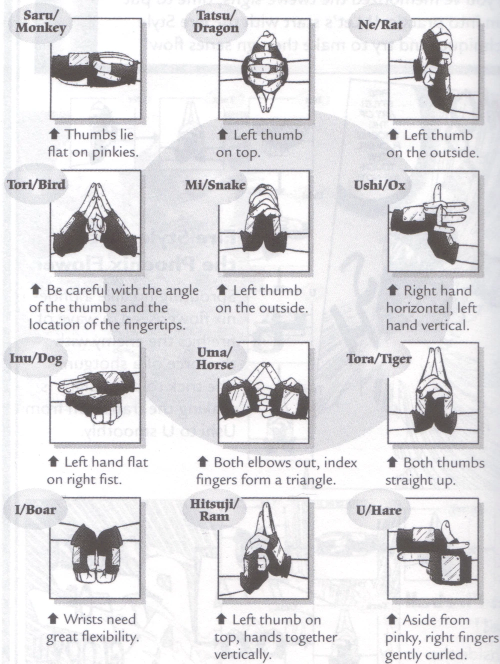
#> input picture Hand.webp, 1000 x 1327 px (shown at 1/2 size)
$ python -i features_extraction.py   (imports and definitions only)
#> lines starting #> are read from the running program, lines starting #| are printed output that depends on the picture; after the words box and inside, x2 and y2 are one past the last pixel; in counts of white or black regions, pixels touching at a corner belong together
from skimage.feature import hog
from skimage import color, exposure
import cv2
import numpy as np

def extract_hog(image):
    # Convert to grayscale
    # image = cv2.cvtColor(image, cv2.COLOR_BGR2GRAY)

    # Resize for consistency
    image = cv2.resize(image, (224, 224))

    # Extract HOG
    features, hog_img = hog(
        image,
        orientations=9,
        pixels_per_cell=(8, 8),
        cells_per_block=(2, 2),
        block_norm='L2-Hys',
        visualize=True,
        transform_sqrt=True
    )

    return features, hog_img

def extract_hu_moment(image):
    # Convert to grayscale
    # image = cv2.cvtColor(image, cv2.COLOR_BGR2GRAY)

    # Threshold
    _, thresh = cv2.threshold(image, 0, 255, cv2.THRESH_BINARY + cv2.THRESH_OTSU)

    # Calculate moments
    moments = cv2.moments(thresh)

    # Hu moments (7 values)
    hu = cv2.HuMoments(moments).flatten()

    # Log transform for numerical stability
    for i in range(7):
        hu[i] = -1 * np.sign(hu[i]) * np.log10(abs(hu[i]) + 1e-9)

    return hu

def feature_extraction(input_img):
  X_features  = []
  mean = np.mean(input_img)
  std = np.std(input_img)
  median = np.median(input_img)
  min = np.min(input_img)
  max = np.max(input_img)
  var = np.var(input_img)
  hog, _ = extract_hog(input_img)
  hu = extract_hu_moment(input_img)

  X_features.append(mean)
  X_features.append(std)
  X_features.append(median)
  X_features.append(min)
  X_features.append(max)
  X_features.append(var)
  X_features.extend(hog)
  X_features.extend(hu)

  return X_features

>>> import cv2
>>> picture = cv2.imread('Hand.webp', cv2.IMREAD_GRAYSCALE)
#> picture: shape (1327, 1000); min 64, max 255, mean 223
>>> result = feature_extraction(picture)
#> in feature_extraction, `mean = np.mean(input_img)`: mean = 223
#> in feature_extraction, `std = np.std(input_img)`: std = 45.29
#> in feature_extraction, `median = np.median(input_img)`: median = 240
#> in feature_extraction, `min = np.min(input_img)`: min = 64
#> in feature_extraction, `max = np.max(input_img)`: max = 255
#> in feature_extraction, `var = np.var(input_img)`: var = 2051.1
#> in extract_hog, `image = cv2.resize(image, (224, 224))`:
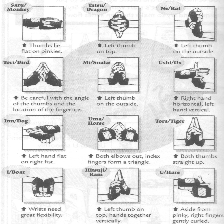
#> image: shape (224, 224); min 74, max 255, mean 222.2
#> in extract_hog, `features, hog_img = hog( image, orientations=9, pixels_per_cell=(8, 8)..`:
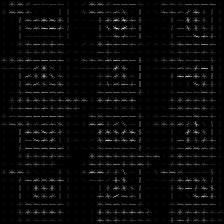
#> hog_img: shape (224, 224) float64; min 0, max 3.67, mean 0.128; drawn with min black and max white
#> in extract_hu_moment, `_, thresh = cv2.threshold(image, 0, 255, cv2.THRESH_BINARY + cv2.THRES..`:
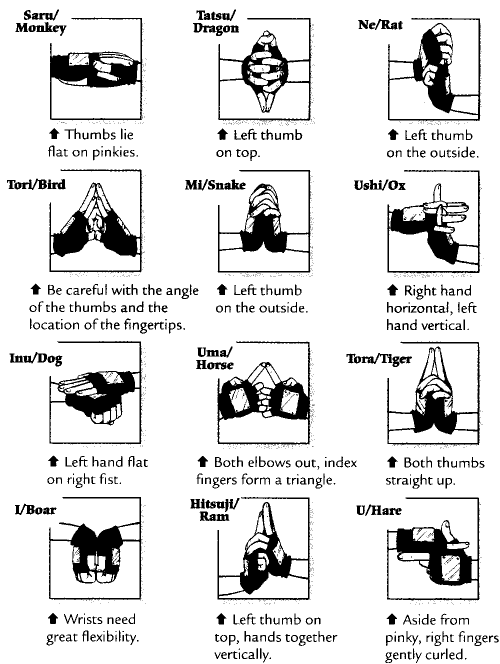
#> thresh: shape (1327, 1000) (shown at 1/2 size); 87.5% white; 1592 black regions (1167 under 20 px), largest, box (x1, y1, x2, y2) and area: (99, 339, 285, 546) 11833, (435, 683, 622, 890) 10723, (774, 995, 960, 1202) 10719
#> in extract_hu_moment, `moments = cv2.moments(thresh)`: moments = moments, m00 295971870, centre m10/m00, m01/m00 = (497.4, 663.6)
#> in extract_hu_moment, `hu = cv2.HuMoments(moments).flatten()`: hu = [0.000784, 4.79e-08, 7.93e-15, 7.35e-15, 5.6e-29, 4.45e-19, 3.38e-30]
#> after the loop in extract_hu_moment, `for i in range(7):`: hu = [3.11, 7.31, 9, 9, 9, 9, 9]
#> result = 26257 items
